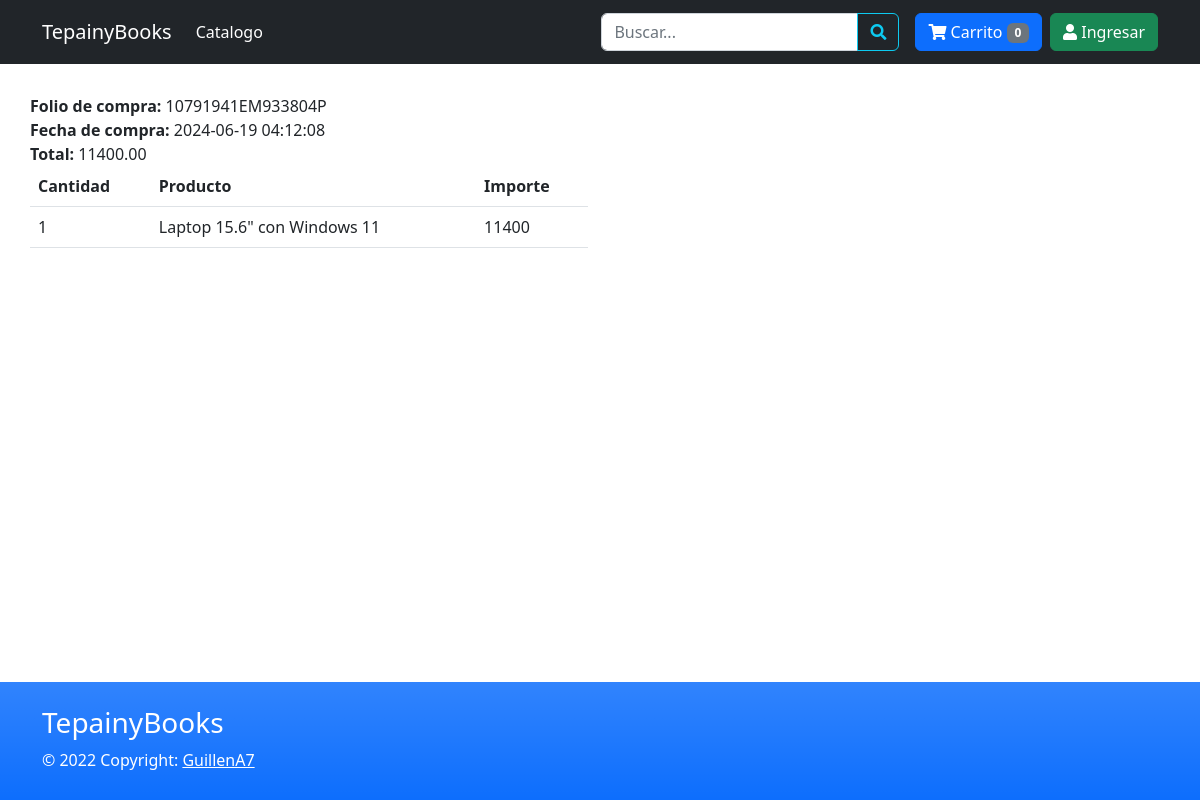
The page /completado.php?key=10791941EM933804P on the database its author committed.
### tables this page shows
CREATE TABLE `compra` (
  `id` int(11) NOT NULL,
  `id_transaccion` varchar(20) NOT NULL,
  `fecha` datetime NOT NULL,
  `status` varchar(20) NOT NULL,
  `email` varchar(50) NOT NULL,
  `id_cliente` varchar(20) NOT NULL,
  `total` decimal(10,2) NOT NULL,
  `medio_pago` varchar(10) DEFAULT NULL
);

CREATE TABLE `detalle_compra` (
  `id` int(11) NOT NULL,
  `id_compra` int(11) NOT NULL,
  `id_producto` int(11) NOT NULL,
  `nombre` varchar(200) NOT NULL,
  `precio` decimal(10,2) NOT NULL,
  `cantidad` int(11) NOT NULL
);

### completado.php (the view, shortened to what this page needs)
<?php
$id_transaccion = isset($_GET['key']) ? $_GET['key'] : '';
$error = '';
if ($id_transaccion == '') {
    $error = 'Error al procesar la petición';
} else {
    $db = new Database();
    $con = $db->conectar();
    $sql = $con->prepare("SELECT count(id) FROM compra WHERE id_transaccion=? AND (status=? OR status=?)");
    $sql->execute([$id_transaccion, 'COMPLETED', 'approved']);
    if ($sql->fetchColumn() > 0) {
        $sql = $con->prepare("SELECT id, fecha, email, total FROM compra WHERE id_transaccion=? AND (status=? OR status=?) LIMIT 1");
        $sql->execute([$id_transaccion, 'COMPLETED', 'approved']);
        $row = $sql->fetch(PDO::FETCH_ASSOC);
        $idCompra = $row['id'];
        $sqlDet = $con->prepare("SELECT nombre, precio, cantidad FROM detalle_compra WHERE id_compra=?");
        $sqlDet->execute([$idCompra]);
    } else {
        $error = "Error al comprobar la compra";
    }
}
?>
<!DOCTYPE html>
<html lang="es" class="h-100">
<head>
    <link href="<?php echo SITE_URL; ?>css/bootstrap.min.css" rel="stylesheet">
    <link href="css/all.min.css" rel="stylesheet">
    <link href="css/estilos.css" rel="stylesheet">
</head>
<body class="d-flex flex-column h-100">
    <?php include 'menu.php'; ?>
    <main class="flex-shrink-0">
        <div class="container">
            <?php if (strlen($error) > 0) { ?>
                <div class="row">
                    <div class="col">
                        <h3><?php echo $error; ?></h3>
                    </div>
                </div>
            <?php } else { ?>
                <div class="row">
                    <div class="col">
                        <b>Folio de compra:</b> <?php echo $id_transaccion; ?><br>
                        <b>Fecha de compra:</b> <?php echo $row['fecha']; ?><br>
                        <b>Total:</b> <?php echo $row['total']; ?><br>
                    </div>
                </div>
                <div class="row">
                    <div class="col-md-6 col-sm-12">
                        <table class="table">
                            <thead>
                                <tr>
                                    <th>Cantidad</th>
                                    <th>Producto</th>
                                    <th>Importe</th>
                                </tr>
                            </thead>
                            <tbody>
                                <?php while ($row_det = $sqlDet->fetch(PDO::FETCH_ASSOC)) {
                                    $importe =  $row_det['cantidad'] * $row_det['precio']; ?>
                                    <tr>
                                        <td><?php echo $row_det['cantidad']; ?></td>
                                        <td><?php echo $row_det['nombre']; ?></td>
                                        <td><?php echo $importe; ?></td>
                                    </tr>
                                <?php } ?>
                            </tbody>
                        </table>
                    </div>
                </div>
            <?php } ?>
        </div>
    </main>
    <?php include 'footer.php'; ?>
</body>
</html>

### css/estilos.css (style rules this page uses)
main>.container { padding: 30px 0; }

### rows shown on the page
compra: fecha "2024-06-19 04:12:08", total "11400.00"
detalle_compra: cantidad "1", nombre "Laptop 15.6\" con Windows 11", importe "11400"

### other values the page prints
$num_cart "0"
$id_transaccion "10791941EM933804P"
